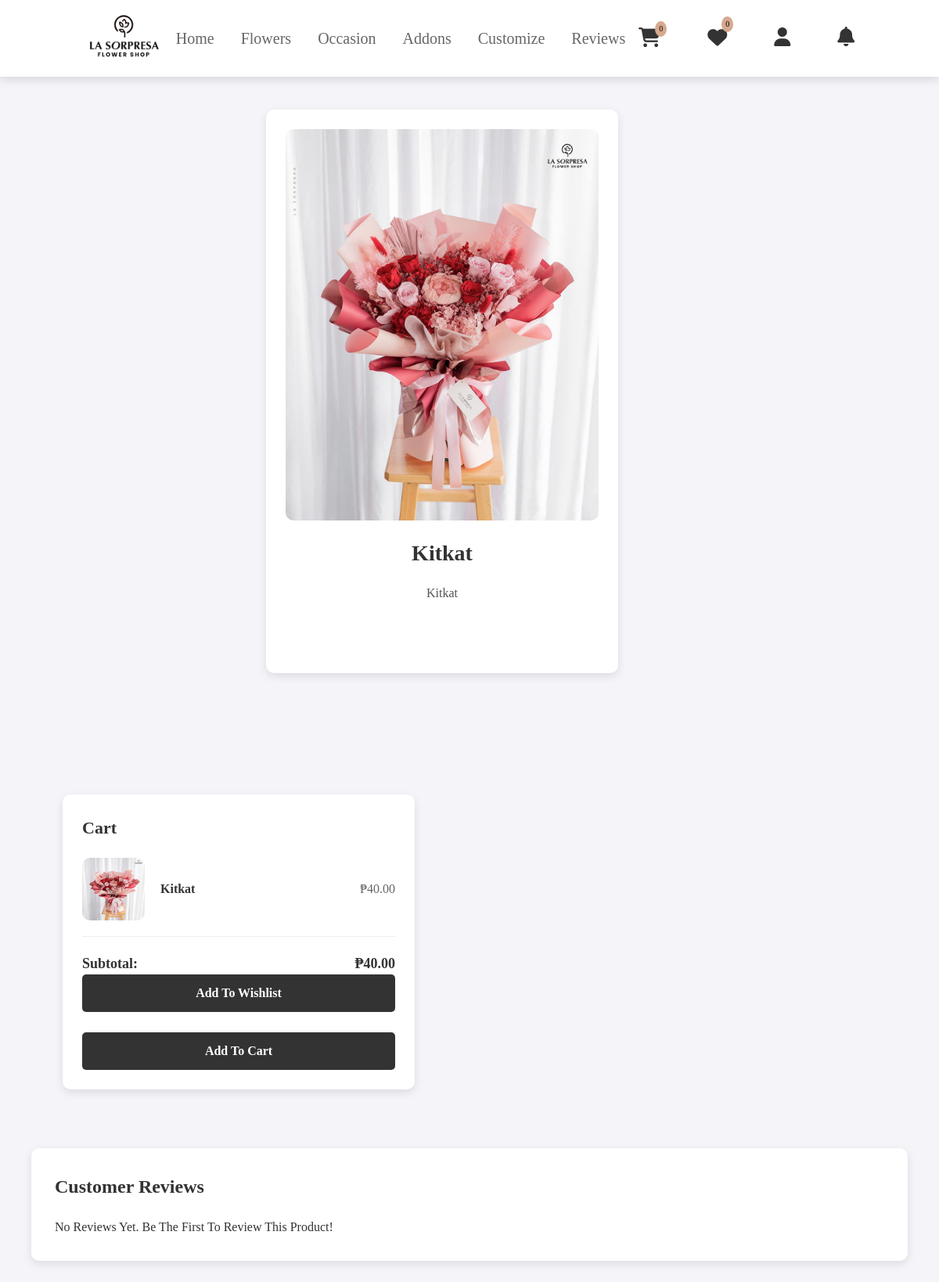
/users/addons-details.php?p_id=43, run on the app's committed database.
### tables this page shows
CREATE TABLE `product` (
  `p_id` int(11) NOT NULL,
  `name` varchar(255) NOT NULL,
  `old_price` varchar(10) NOT NULL,
  `discount` int(100) NOT NULL,
  `current_price` varchar(10) NOT NULL,
  `quantity` int(10) NOT NULL,
  `featured_photo` varchar(255) NOT NULL,
  `description` text NOT NULL,
  `short_description` text NOT NULL,
  `feature` text NOT NULL,
  `other_photo` text NOT NULL,
  `condition` text NOT NULL,
  `is_featured` int(1) NOT NULL,
  `is_active` int(1) NOT NULL,
  `ecat_id` int(11) NOT NULL
);

### users/addons-details.php (the view, shortened to what this page needs)
<?php
require 'conn.php';
$p_id = isset($_GET['p_id']) ? (int) $_GET['p_id'] : 0;
if ($p_id) {
    $statement = $pdo->prepare("
    SELECT p_id, name, featured_photo, current_price, description, quantity
    FROM product
    WHERE p_id = :p_id
");
$statement->bindParam(':p_id', $p_id, PDO::PARAM_INT);
$statement->execute();
$product = $statement->fetch(PDO::FETCH_ASSOC);
$product_quantity = $product['quantity'];
} else {
    echo "<p>Invalid product ID.</p>";
    exit;
}
  $reviewStmt = $pdo->prepare("
  SELECT r.review, r.rating, r.created_at, c.cust_name
  FROM reviews r
  LEFT JOIN customer c ON r.customer_id = c.cust_id
  WHERE r.product_id = :p_id
  ORDER BY r.created_at DESC
");
$reviewStmt->bindParam(':p_id', $p_id, PDO::PARAM_INT);
$reviewStmt->execute();
$reviews = $reviewStmt->fetchAll(PDO::FETCH_ASSOC);
?>
<?php include('navuser.php'); ?>
<link rel="stylesheet" href="../css/prod-details.css?">
    <main>
        <div class="pic">
            <img src="../admin/uploads/<?php echo htmlspecialchars($product['featured_photo']); ?>"
                alt="<?php echo htmlspecialchars($product['name']); ?>">
            <h1><?php echo htmlspecialchars($product['name']); ?></h1>
            <p><?php echo htmlspecialchars($product['description']); ?></p>
            <section>
        </div>
        <main>
            <div class="sidebar">
                <h2>Cart</h2>
                <div class="cart-item">
                    <img src="../admin/uploads/<?php echo htmlspecialchars($product['featured_photo']); ?>"
                        alt="Cart Item">
                    <h4><?php echo htmlspecialchars($product['name']); ?></h4>
                    <div class="price">₱<?php echo number_format($product['current_price'], 2); ?></div>
                </div>
                <div class="total">
                    <span>Subtotal:</span>
                    <span>₱<?php echo number_format($product['current_price'], 2); ?></span>
                </div>
                <button id="addToWishlistButton" data-id="<?php echo $product['p_id']; ?>"
                    data-name="<?php echo htmlspecialchars($product['name']); ?>"
                    data-price="<?php echo htmlspecialchars($product['current_price']); ?>"
                    onclick="addToWishlist(<?php echo $product['p_id']; ?>)"><ion-icon name="heart"></ion-icon>
                    Add to Wishlist
                </button><br><br>
                <button id="addToCartButton" data-id="<?php echo $product['p_id']; ?>"
                    data-name="<?php echo htmlspecialchars($product['name']); ?>"
                    data-price="<?php echo htmlspecialchars($product['current_price']); ?>"
                    onclick="addToCart(<?php echo $product['p_id']; ?>)"
                    <?php if ($product_quantity == 0) echo 'disabled'; ?>>
                    Add to Cart
                </button>
            </div>
        </main>
        <section id="reviews">
    <h3>Customer Reviews</h3>
    <?php if (empty($reviews)): ?>
        <p>No reviews yet. Be the first to review this product!</p>
    <?php endif; ?>
</section>
</body>
</html>

### css/footer.css (style rules this page uses)
:root { --pink: #e84393; --main: #d0bcb3; --font: #d18276; --button: #d6a98f; --footer: #e7d0c5 ; }

### css/main.css (style rules this page uses)
:root { --pink: #e84393; --main: #d0bcb3; --font: #d18276; --button: #d6a98f; --bg: rgb(233, 221, 204); }
* { margin: 0; padding: 0; font-family: "NudMotoya Maru W55 W5"; outline: none; border: none; text-decoration: none; text-transform: capitalize; transition: .2s linear; }
html { font-size: 62.5%; scroll-behavior: smooth; scroll-padding-top: 6rem; overflow-x: hidden; }
section { padding: 2rem 9%; }

### css/prod-details.css (style rules this page uses)
:root { --pink: #e84393; --pink: #e84393; --main: #d0bcb3; --font: #d18276; --button: #d6a98f; --bg: rgb(233, 221, 204); }
* { margin: 0; padding: 0; box-sizing: border-box; }
main { display: flex; justify-content: space-between; align-items: flex-start; padding: 40px; gap: 5px; flex-wrap: wrap; margin-top: 10rem; }
.pic { display: flex; flex-direction: column; max-width: 450px; background-color: #ffffff; padding: 25px; border-radius: 10px; box-shadow: 0 4px 12px rgba(0, 0, 0, 0.1); margin-left: 30rem; }
.pic img { width: 100%; height: 500px; object-fit: cover; border-radius: 10px; margin-bottom: 20px; transition: transform 0.3s; }
.pic h1 { font-size: 28px; margin-bottom: 15px; color: #333; text-align: center; }
.pic p { font-size: 16px; color: #555; line-height: 1.6; margin-bottom: 25px; text-align: center; }
#reviews { width: 100%; margin-top: 30px; background-color: #ffffff; padding: 30px; border-radius: 10px; box-shadow: 0 4px 12px rgba(0, 0, 0, 0.1); order: 2; }
#reviews h3 { font-size: 24px; margin-bottom: 20px; color: #333; }
.sidebar { margin-top: 1rem; margin-left: 0; margin-right: 25rem; width: 50rem; max-width: 450px; background-color: #ffffff; padding: 25px; border-radius: 10px; box-shadow: 0 4px 12px rgba(0, 0, 0, 0.1); align-self: flex-start; }
.sidebar h2 { font-size: 22px; color: #333; margin-bottom: 20px; font-weight: 600; }
.cart-item { display: flex; align-items: center; margin-bottom: 20px; padding-bottom: 20px; border-bottom: 1px solid #eee; }
.cart-item img { width: 80px; height: 80px; border-radius: 10px; margin-right: 20px; }
.cart-item h4 { font-size: 16px; color: #333; }
.cart-item .price { font-size: 16px; color: #666; margin-left: auto; }
.sidebar .total { display: flex; justify-content: space-between; font-size: 18px; color: #333; font-weight: bold; margin-top: 20px; }
.sidebar button { width: 100%; padding: 15px; font-size: 16px; background-color: #333; color: #ffffff; border: none; border-radius: 5px; cursor: pointer; font-weight: 600; transition: background-color 0.3s; }

### data on the page
product: featured_photo (picture), name "Kitkat", description "Kitkat", current_price "40.00"

### other printed values
$count "0"
